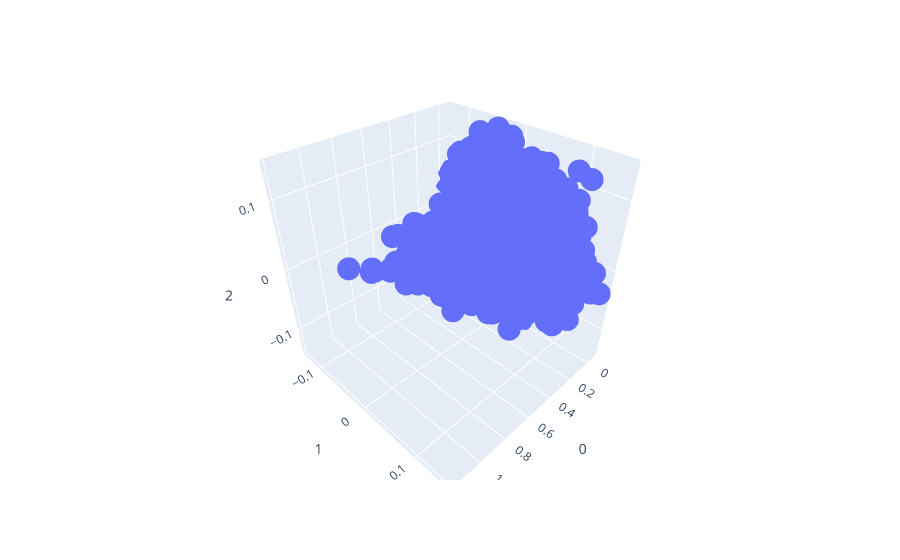

Notebook cell for this chart:
### Markdown cell above
### Low dimensional representations

#### 1D

### Code cell
activity_flat = activity.reshape(activity.shape[0],-1)
embedding, reducer = lowD_reduce(activity_flat,if_pca=True,n_components=3,plot=True)

### Figure 1 — Plotly figure (JSON) as saved in the notebook; plotly's stock layout.template omitted (floating-point values rounded to 4 significant figures; data arrays with more than 128 entries replaced by an {"elided": "..."} marker saying what was removed)
{"data": [{"hovertemplate": "0=%{x}<br>1=%{y}<br>2=%{z}<extra></extra>", "legendgroup": "", "marker": {"color": "#636efa", "symbol": "circle"}, "mode": "markers", "name": "", "scene": "scene", "showlegend": false, "type": "scatter3d", "x": {"elided": "2500 float values"}, "y": {"elided": "2500 float values"}, "z": {"elided": "2500 float values"}}], "layout": {"legend": {"tracegroupgap": 0}, "margin": {"t": 60}, "scene": {"domain": {"x": [0, 1], "y": [0, 1]}, "xaxis": {"title": {"text": "0"}}, "yaxis": {"title": {"text": "1"}}, "zaxis": {"title": {"text": "2"}}}}}
